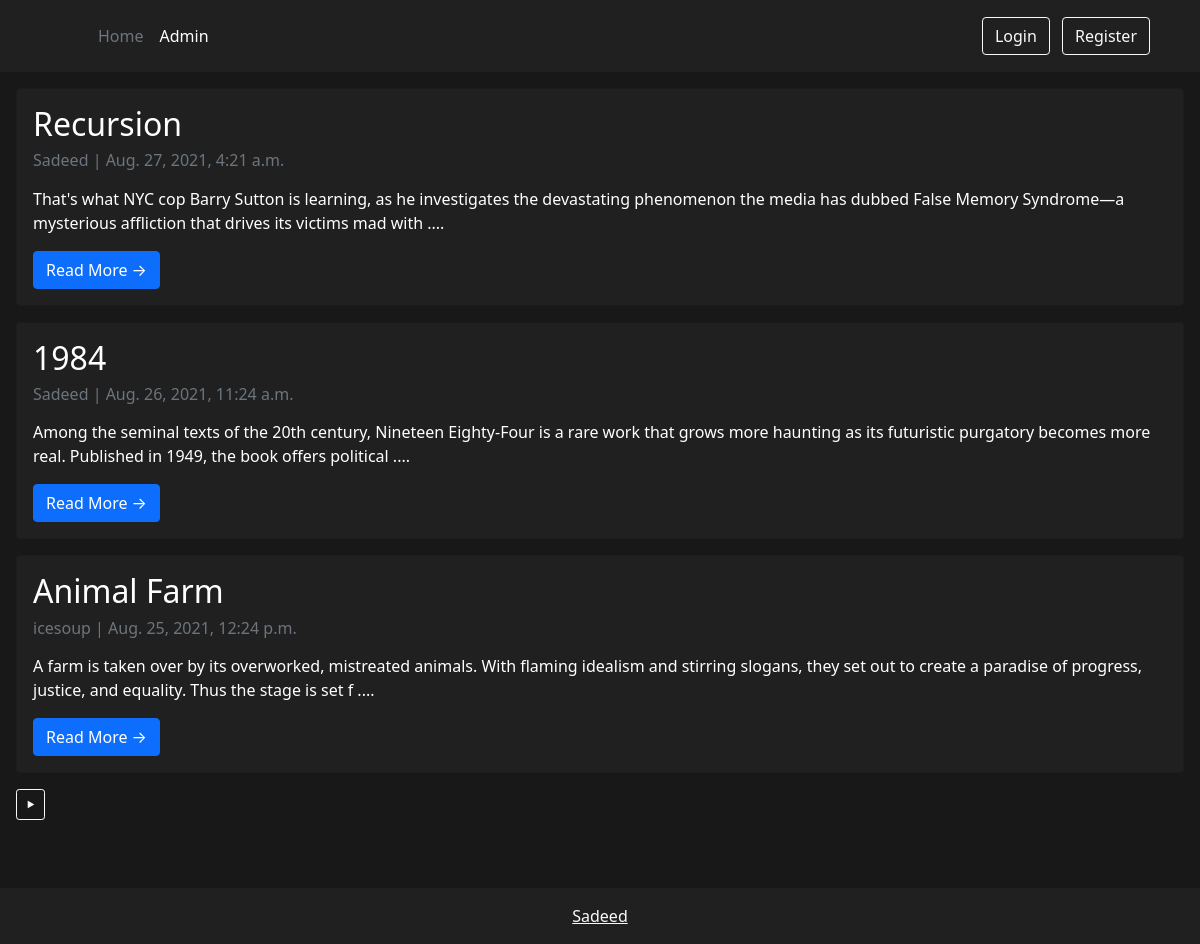
The page / on the database its author committed.
### blog/models.py (models this page shows, shortened)
class Post(models.Model):
    title = models.CharField(max_length=200, unique=True)
    slug = models.SlugField(max_length=200, unique=True)
    author = models.ForeignKey(
        User, on_delete=models.CASCADE, related_name='blog_posts')
    updatedOn = models.DateTimeField(auto_now=True)
    content = models.TextField()
    createdOn = models.DateTimeField(auto_now_add=True)
    status = models.IntegerField(choices=STATUS, default=1)
    class Meta:
        ordering = ['-createdOn']

### blog/views.py (the view)
# urls.py: path('', views.PostList.as_view(), name='home'),
class PostList(generic.ListView):
    queryset = Post.objects.filter(status=1).order_by('-createdOn')
    template_name = 'blog/index.html'
    paginate_by = 3

### blog/templates/blog/index.html (shortened to what this page needs)
{% extends 'base.html' %}
{% block content %}
    {% for post in post_list %}
        <div class="card m-3" style="background-color: #202020; color: #FFFFFF;">
            <div class="card-body">
                <h2 class="card-title">{{ post.title }}</h2>
                <p class="card-text text-muted h6">{{ post.author }} | {{ post.createdOn}} </p>
                <p class="card-text">{{post.content| slice:":200" | safe }} .... </p>
                <a href="{% url 'post_detail' post.slug  %}" class="btn btn-primary">Read More &rarr;</a>
            </div>
        </div>
    {% endfor %}
{% block pagination %}
    {% if is_paginated %}
    <div class="m-3">
        <div class="pagination">
            <span class="page-links">
                {% if page_obj.has_next %}
                    <a class='btn btn-outline-light btn-sm' href="{{ request.path }}?page={{ page_obj.next_page_number }}">&#x2BC8;</a>
                {% endif %}
            </span>
        </div>
    </div>
    {% endif %}
{% endblock %}
{% endblock content %}

### templates/snippets/base_css.html (style rules this page uses)
body { background-color: #181818; }
:root { --main-background-color: #181818; --dark-background-color: #202020; --secondary-text-color: #AAAAAA; --light-primary-text-color: #FFFFFF; }

### rows shown on the page
Post: title "Recursion", author "Sadeed", createdOn "Aug. 27, 2021, 4:21 a.m.", content "That's what NYC cop Barry Sutton is learning, as he investigates the devastating phenomenon the media has dubbed False Memory Syndrome—a mysterious affliction that drives its victims mad with"
Post: title "1984", author "Sadeed", createdOn "Aug. 26, 2021, 11:24 a.m.", content "Among the seminal texts of the 20th century, Nineteen Eighty-Four is a rare work that grows more haunting as its futuristic purgatory becomes more real. Published in 1949, the book offers political"
Post: title "Animal Farm", author "icesoup", createdOn "Aug. 25, 2021, 12:24 p.m.", content "A farm is taken over by its overworked, mistreated animals. With flaming idealism and stirring slogans, they set out to create a paradise of progress, justice, and equality. Thus the stage is set f"
